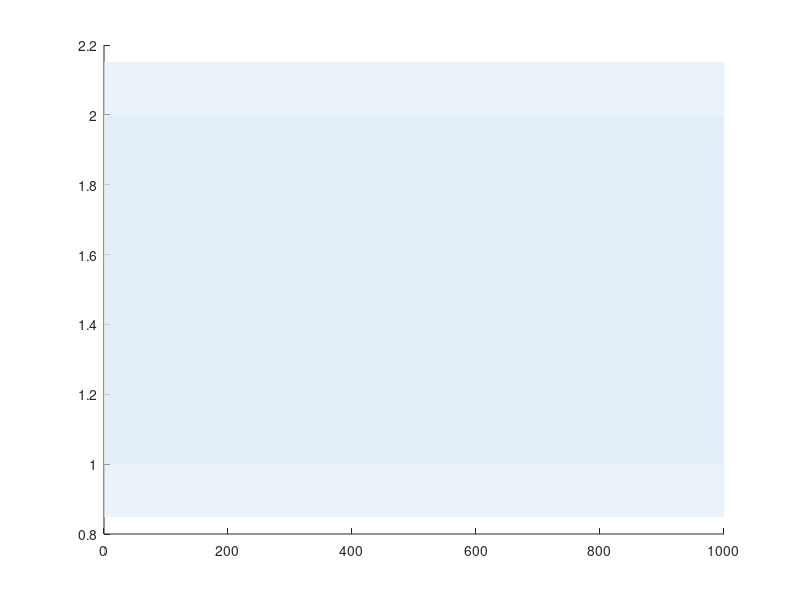

Source code (MATLAB): (Note: this script raises an error after producing the figure.)
lambdaE = 1;
Rf_filename = [20 100 500];
color_set = {'#E49273','#A8D0DB','#A37A74'};
line_set = cell(1,length(Rf_filename));
Leg = cell(1,length(Rf_filename));

figure(1)

hold on

figure_width = 8;
figure_height = 8*0.75;
figure_number_fontsize = 8;
line_width = 1.5;

set(gcf,"Units","centimeters")
set(gcf,'Position',[10 10 figure_width figure_height])

fill([1e-3,lambdaE,lambdaE,1e-3],[0.85,0.85,2.15,2.15],[255 242 204]/255,'Edgecolor','none','FaceAlpha',0.6)
fill([lambdaE,1e3,1e3,lambdaE],[0.85,0.85,2.15,2.15],[222 235 247]/255,'Edgecolor','none','FaceAlpha',0.6)

fill([1e-3,lambdaE,lambdaE,1e-3],[1,1,2,2],[255 242 204]/255,'Edgecolor','none','FaceAlpha',0.6)
fill([lambdaE,1e3,1e3,lambdaE],[1,1,2,2],[222 235 247]/255,'Edgecolor','none','FaceAlpha',0.6)

for ii = 1:length(Rf_filename)
    filename = ['lambda_E_',num2str(lambdaE),'_Rf_',num2str(Rf_filename(ii)),'_Rs_20.mat'];
    load(filename)
    line_set{ii} = plot(lambda_p,Fmax/pi/lambda_E^2,'Color',color_set{ii},'LineWidth',line_width);
    Leg{ii} = ['${\mathcal R}_f=$',num2str(Rf_filename(ii))];
    % plot(lambda_p,Fmax/pi/lambda_E^2.*(1+2*w_center/Rf^2),'Color','#A8D0DB')
end

F_Bradley_max = zeros(1,length(lambda));

for ii = 1:length(Rf_filename)

    filename = ['lambda_E_',num2str(lambdaE),'_Rf_',num2str(Rf_filename(ii)),'_Rs_20.mat'];
    load(filename)

    for i = 1:length(lambda)

        F_Bradley = zeros(1,length(H));
    
        for j = 1:length(H)
    
            for k=1:n-1
                F_Bradley(j) = F_Bradley(j)+16/3*pi*lambda_E^2*Rmesh(k)*dR*((w_center(i)+H(j)+Rmesh(k)^2/2-w_p(k,i)+1)^(-3)-(w_center(i)+H(j)+Rmesh(k)^2/2-w_p(k,i)+1)^(-9));
            end
            F_Bradley(j) = F_Bradley(j)+16/3*pi*lambda_E^2*Rf*dR*((w_center(i)+H(j)+Rf^2/2-wn+1)^(-3)-(w_center(i)+H(j)+Rf^2/2-wn+1)^(-9));
    
            if j>1 && F_Bradley(j)<F_Bradley(j-1)
    
                F_Bradley_max(i) = F_Bradley(j-1);
                break
    
            end
        end
    end

    plot(lambda_p,F_Bradley_max/pi/lambda_E^2,'Color',color_set{ii},'LineWidth',line_width,'Linestyle','-.')
end

% xl = xline(lambda_E,'--','FontSize',figure_number_fontsize);
% xl.Interpreter = "latex";
% xl.Label = ['$\lambda_E=$',num2str(lambda_E)];
% xl.LabelVerticalAlignment = 'bottom';
% xl.LabelHorizontalAlignment = 'center';
% xl.LabelOrientation = 'horizontal';

filename = ['lambda_E_',num2str(lambdaE),'_Rf_',num2str(Rf_filename(2)),'_Rs_20.mat'];
load(filename)

% yl = yline(Fmax(end)/pi/lambda_E^2,'--k',num2str(Fmax(end)/pi/lambda_E^2),'Interpreter','latex','FontSize',figure_number_fontsize,'LineWidth',line_width);
% yl.LabelVerticalAlignment = 'top';
% yl.LabelHorizontalAlignment = 'left';
% yl.LabelOrientation = 'horizontal';

line([1e-3,10^(-1.5)],[2,2],'linestyle','--','color','k','Linewidth',line_width)
line([10^(1.5),1e3],[1,1],'linestyle','--','color','k','Linewidth',line_width)

% text(1e-2,1,['$\lambda_E=$',num2str(lambdaE)],'interpreter','latex','Position',[0.325702087916432,0.926553673061442,0])
% text(1e-2,1,'$\lambda_p ~ \rm dom$','interpreter','latex','Position',[0.00701703876823,2.072316384925849,0])
% text(1e-2,1,'$\lambda_E ~ \rm dom$','interpreter','latex','Position',[11.253356598239787,2.072316384925849,0])

color = parula(10);
load('Rf_100_Rs_20_reference.mat')
scatter(1e3,Fmax(31)/pi/lambda(31)^2,100,color(6,:),'Marker','x','LineWidth',2)

% annotation('textbox',[0.615894039735099,0.277533039647578,0.21523178807947,0.096916299559472],'String',['$\mathcal{R}_f=$',num2str(Rf)],'Interpreter','latex')

% c = [.01 .72 .77
%     .99 .49 .00
%     .68 .42 .89];

% scatter([1e-2,10^(-0.5),10],[Fmax(11)/pi/lambda(11)^2,Fmax(26)/pi/lambda(26)^2,Fmax(41)/pi/lambda(41)^2],75,c,'Marker','x','LineWidth',2)

axis on
box on
ax = gca;
ax.XScale = "log";
ax.XTick = logspace(-3,3,7);
ax.XLim = [1e-3,1e3];
ax.YLim = [0.85 2.15];
ax.XMinorTick = 'off';
ax.YMinorTick = 'off';
ax.XGrid = 'on';
ax.YGrid = 'on';
ax.XMinorGrid = 'off';
ax.YMinorGrid= 'off';
ax.MinorGridAlpha = 0.1;
ax.GridAlpha = 0.1;
ax.TickLength = [0.02 0.02];
set(gca,'FontSize',figure_number_fontsize)
xlabel('$\lambda_p=\Gamma\mathcal{R}_s^{8/3}/(P^{2/3}\mathcal{R}_f^{2/3})$','interpreter','latex')
ylabel('$\mathcal{F}_c=F_c/(\pi\gamma{R_s})$','interpreter','latex')
% title(['$\mathcal{R}_f=$',num2str(Rf),'$\quad \mathcal{R}_s=$',num2str(Rs),'$\quad \lambda_E=$',num2str(lambda_E),'$\quad \lambda_T=\infty$'],'Interpreter','latex')
% set(findobj(get(gca,'Children'),'LineWidth',0.5),'LineWidth',line_width)
legend([line_set{1:end}],Leg,'Interpreter','latex',"Box","off",'Position',[0.57276079073087,0.536588508374271,0.291929531851083,0.174273122963926])

hold off